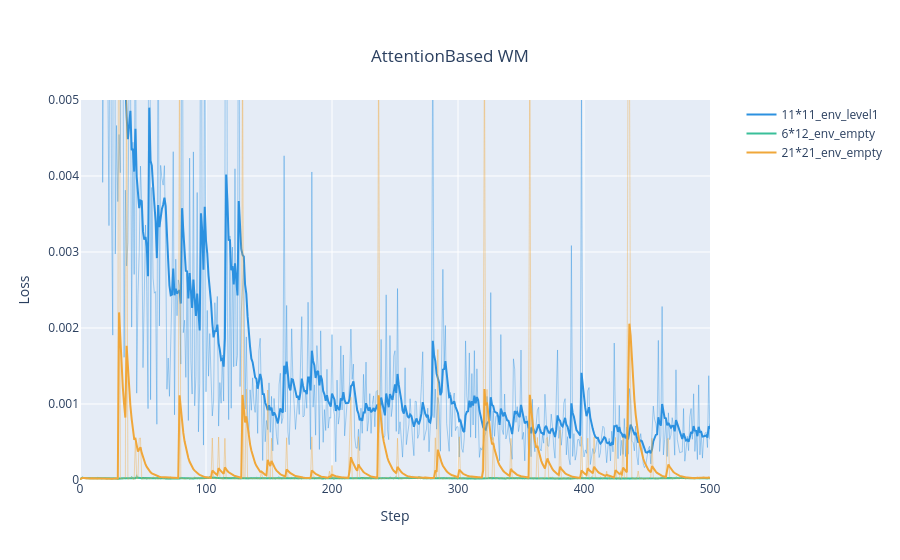

Here is the notebook cell this chart was saved with:
### Markdown cell above
### 1. Attention-Based World model comparison

### Code cell
import plotly.graph_objects as go

fig = go.Figure()

# Use step indices for the x-axis
steps = list(range(len(df)))  # Generate step indices
steps2 = list(range(len(df2)))  # Generate step indices
steps3 = list(range(len(df3)))  # Generate step indices

# 1. 11*11
# Add the Original Loss Curve (background)
fig.add_trace(go.Scatter(
    x=steps,
    y=df["loss_obs"],
    mode='lines',
    name='Original Loss (Background)',
    line=dict(color='#2C91E0', width=1),  # Gray background with thin lines
    opacity=0.4,  # Make it semi-transparent
    showlegend=False
))

# Add the Smoothed Loss Curve (foreground)
fig.add_trace(go.Scatter(
    x=steps,
    y=df['loss_smooth'],
    mode='lines',
    name='11*11_env_level1',
    line=dict(color='#2C91E0', width=2)  # Highlighted, thicker line
))

# 2. 6*12
fig.add_trace(go.Scatter(
    x=steps2,
    y=df2["loss"],
    mode='lines',
    name='Original Loss (Background)',
    line=dict(color='#3ABF99', width=1),  # Gray background with thin lines
    opacity=0.4,  # Make it semi-transparent
    showlegend=False
))

# Add the Smoothed Loss Curve (foreground)
fig.add_trace(go.Scatter(
    x=steps2,
    y=df2['loss_smooth'],
    mode='lines',
    name='6*12_env_empty',
    line=dict(color='#3ABF99', width=2)  # Highlighted, thicker line
))

# 3. 21*21
fig.add_trace(go.Scatter(
    x=steps3,
    y=df3["loss"],
    mode='lines',
    name='Original Loss (Background)',
    line=dict(color='#F0A73A', width=1),  # Gray background with thin lines
    opacity=0.4,  # Make it semi-transparent
    showlegend=False
))

# Add the Smoothed Loss Curve (foreground)
fig.add_trace(go.Scatter(
    x=steps3,
    y=df3['loss_smooth'],
    mode='lines',
    name='21*21_env_empty',
    line=dict(color='#F0A73A', width=2)  # Highlighted, thicker line
))

# Update the layout with a centered title
fig.update_layout(
    title=dict(
        text="AttentionBased WM",
        x=0.5,
        xanchor='center',
        yanchor='top'
    ),
    xaxis_title="Step",
    yaxis_title="Loss",
    xaxis=dict(range=[0, 500]),  # 限制 X 轴范围
    yaxis=dict(range=[0, 0.005]),  # 限制 Y 轴范围
    legend=dict(
        x=1.05,
        y=1,
        xanchor='left',
        yanchor='top'
    ),
    margin=dict(r=150)
)
fig.show()

### Figure 1 — Plotly figure (JSON) as saved in the notebook; plotly's stock layout.template omitted (floating-point values rounded to 4 significant figures; data arrays with more than 128 entries replaced by an {"elided": "..."} marker saying what was removed)
{"data": [{"line": {"color": "#2C91E0", "width": 1}, "mode": "lines", "name": "Original Loss (Background)", "opacity": 0.4, "showlegend": false, "type": "scatter", "x": {"elided": "1057 int values"}, "y": {"elided": "1057 float values"}}, {"line": {"color": "#2C91E0", "width": 2}, "mode": "lines", "name": "11*11_env_level1", "type": "scatter", "x": {"elided": "1057 int values"}, "y": {"elided": "1057 float values"}}, {"line": {"color": "#3ABF99", "width": 1}, "mode": "lines", "name": "Original Loss (Background)", "opacity": 0.4, "showlegend": false, "type": "scatter", "x": {"elided": "1000 int values"}, "y": {"elided": "1000 float values"}}, {"line": {"color": "#3ABF99", "width": 2}, "mode": "lines", "name": "6*12_env_empty", "type": "scatter", "x": {"elided": "1000 int values"}, "y": {"elided": "1000 float values"}}, {"line": {"color": "#F0A73A", "width": 1}, "mode": "lines", "name": "Original Loss (Background)", "opacity": 0.4, "showlegend": false, "type": "scatter", "x": {"elided": "531 int values"}, "y": {"elided": "531 float values"}}, {"line": {"color": "#F0A73A", "width": 2}, "mode": "lines", "name": "21*21_env_empty", "type": "scatter", "x": {"elided": "531 int values"}, "y": {"elided": "531 float values"}}], "layout": {"legend": {"x": 1.05, "xanchor": "left", "y": 1, "yanchor": "top"}, "margin": {"r": 150}, "title": {"text": "AttentionBased WM", "x": 0.5, "xanchor": "center", "yanchor": "top"}, "xaxis": {"range": [0, 500], "title": {"text": "Step"}}, "yaxis": {"range": [0, 0.005], "title": {"text": "Loss"}}}}
